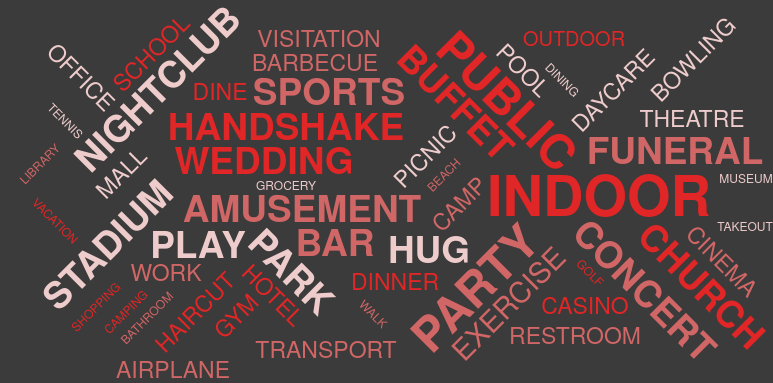

This figure's Vega-Lite source:
### Vega specification from a JSON file in a GitHub repository (floating-point values rounded to 4 significant figures; data arrays with more than 128 entries replaced by an {"elided": "..."} marker saying what was removed)
{"$schema": "https://vega.github.io/schema/vega/v5.json", "width": 570, "height": 350, "padding": 0, "data": [{"name": "table", "values": {"elided": "231 str values"}, "transform": [{"type": "countpattern", "field": "data", "case": "upper", "pattern": "[\\w']{3,}"}, {"type": "formula", "as": "angle", "expr": "[-45, 0, 45][~~(random() * 3)]"}, {"type": "formula", "as": "weight", "expr": "if(datum.count>=10, 600, 300)"}]}], "scales": [{"name": "color", "type": "ordinal", "domain": {"data": "table", "field": "text"}, "range": ["#efcccc", "#e02626", "#d16666"]}], "marks": [{"type": "text", "from": {"data": "table"}, "encode": {"enter": {"text": {"field": "text"}, "align": {"value": "center"}, "baseline": {"value": "alphabetic"}, "fill": {"scale": "color", "field": "text"}}, "update": {"fillOpacity": {"value": 1}}, "hover": {"fillOpacity": {"value": 0.5}}}, "transform": [{"type": "wordcloud", "size": [800, 400], "text": {"field": "text"}, "rotate": {"field": "datum.angle"}, "font": "Helvetica Neue, Arial", "fontSize": {"field": "datum.count"}, "fontWeight": {"field": "datum.weight"}, "fontSizeRange": [12, 56], "padding": 2}]}], "config": {"background": "rgb(59, 59, 59)", "axis": {"labelColor": "white", "titleColor": "white", "gridColor": "dimgrey"}, "legend": {"labelColor": "white", "titleColor": "white"}, "title": {"color": "white"}}}
